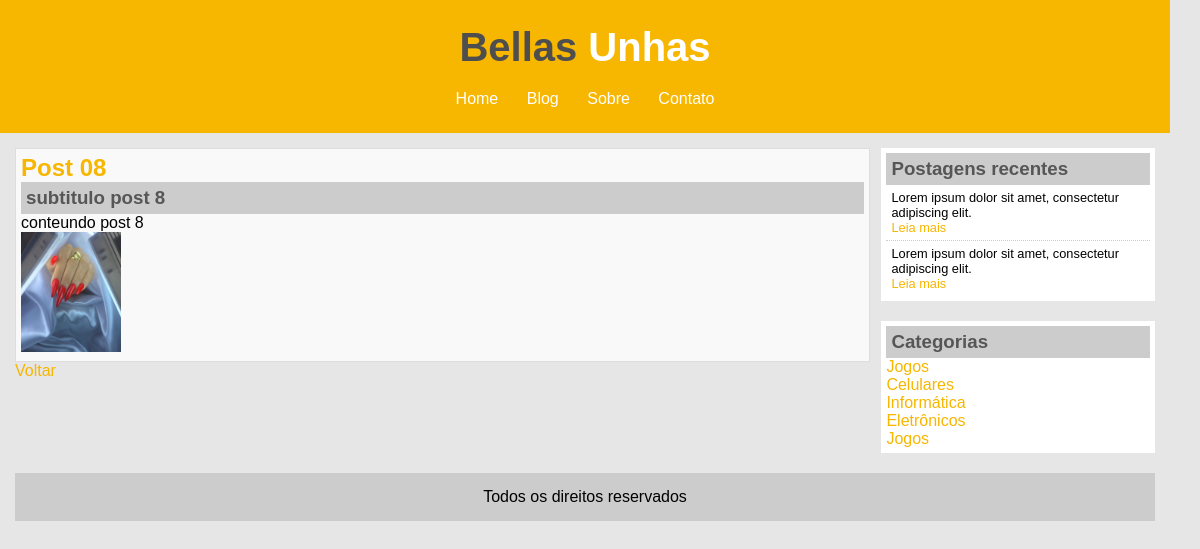
The page /blog/post/8/ on the database its author committed.
### website/models.py (models this page shows, shortened)
class Post(models.Model):
    title = models.CharField(max_length=100)
    sub_title= models.CharField(max_length=200)
    content = models.TextField()
    categories = models.CharField(
        max_length=2,
        choices=Categories.choices,
        default=Categories.GR,
    )
    deleted = models.BooleanField(default=False)
    imagem = models.ImageField(upload_to='posts', null=True, blank=True)
    def full_name(self):
        return self.title + self.sub_title
    full_name.admin_order_field = 'title'

### website/views.py (the view)
# urls.py: path('post/<int:id>/',post_detail, name='post_detail'),
def post_detail(request, id):
      post = Post.objects.get(id=id)
      return render(request, 'post_detail.html',{'post': post})

### website/templates/post_detail.html (shortened to what this page needs)
{% load static %}
<!DOCTYPE html>
<html>
<head>
	<link rel="stylesheet" type="text/css" href="{% static 'assets/css/estilo.css' %}">
</head>
<body>
	<div id="area-cabecalho">
		<div id="area-logo">
			<h1>Bellas <span class="branco"> Unhas</span></h1>
		</div>
		<div id="area-menu">
			<a href="{% url 'home_blog' %}">Home</a>
			<a href="">Blog</a>
			<a href="">Sobre</a>
			<a href="{% url 'contato' %}">Contato</a>
		</div>
	</div>
	<div id="area-principal">
		<div id="area-postagens">
			<div class="postagem">
				<h2>{{post.title}}</h2>
                <h3>{{post.sub_title}}</h3>
				<p> {{ post.content }}</p>
				{% if post.imagem %}
					<img src="{{ post.imagem.url }}" alt="Imagem do post"
						with="100px" height="120px">
					{%elif post.id == 1 %}
						<img width="100px" height="120px"
						src="{% static 'images/imagem8.jpeg' %}">
					{%elif post.id == 2 %}
						<img width="100px" height="120px"
						src="{% static 'images/imagem6.jpeg' %}">
					{%elif post.id == 3 %}
						<img width="100px" height="120px"
						src="{% static 'images/imagem7.jpeg' %}">
					{%elif post.id == 4 %}
						<img width="100px" height="120px"
						src="{% static 'images/imagem9.jpeg' %}">
					{%elif post.id == 5 %}
						<img width="100px" height="120px"
						src="{% static 'images/imagem10.jpeg' %}">
					{%elif post.id == 6 %}
						<img width="100px" height="120px"
						src="{% static 'images/imagem11.jpeg' %}">
					{%elif post.id == 7 %}
						<img width="100px" height="120px"
						src="{% static 'images/imagem12.jpeg' %}">
					{%elif post.id == 8 %}
						<img width="100px" height="120px"
						src="{% static 'images/imagem13.jpeg' %}">
					{%elif post.id == 9 %}
						<img width="100px" height="120px"
						src="{% static 'images/imagem14.jpeg' %}">
					{%elif post.id == 10 %}
						<img width="100px" height="120px"
						src="{% static 'images/imagem15.jpeg' %}">
					{%elif post.id == 11 %}
						<img width="100px" height="120px"
						src="{% static 'images/imagem16.jpeg' %}">
					{%elif post.id == 12 %}
						<img width="100px" height="120px"
						src="{% static 'images/imagem17.jpeg' %}">
					{%elif post.id == 13 %}
						<img width="100px" height="120px"
						src="{% static 'images/imagem18.jpeg' %}">
					{%elif post.id == 14 %}
						<img width="100px" height="120px"
						src="{% static 'images/imagem19.jpeg' %}">
					{%elif post.id == 15 %}
						<img width="100px" height="120px"
						src="{% static 'images/imagem20.jpeg' %}">
					{%elif post.id == 16 %}
						<img width="100px" height="120px"
						src="{% static 'images/imagem21.jpeg' %}">
					{% else %}
					<img width="100px" height="120px"
						src="{% static 'images/imagem8.jpeg' %}">
				{% endif %}
			</div>
			<a href="{% url 'home_blog' %}" class="button">Voltar</a>
		</div>
		<div id="area-lateral">
			<div class="conteudo-lateral">
				<h3>Postagens recentes</h3>
				<div class="postagem-lateral">
					<p>Lorem ipsum dolor sit amet, consectetur adipiscing elit.</p>
					<a href="">Leia mais</a>
				</div>
				<div class="postagem-lateral" style="border-bottom: none;">
					<p>Lorem ipsum dolor sit amet, consectetur adipiscing elit.</p>
					<a href="">Leia mais</a>
				</div>
			</div>
			<div class="conteudo-lateral">
				<h3>Categorias</h3>
				<a href="">Jogos</a><br>
				<a href="">Celulares</a><br>
				<a href="">Informática</a><br>
				<a href="">Eletrônicos</a><br>
				<a href="">Jogos</a><br>
			</div>
		</div>
		<div id="rodape">
			Todos os direitos reservados
		</div>
	</div>
</body>
</html>

### website/static/assets/css/estilo.css (style rules this page uses)
* { margin: 0; padding: 0; }
body { font-size: 1em; font-family: "Trebuchet MS", Helvetica, sans-serif; background: #e6e6e6; }
#area-cabecalho { width: 95%; background-color: #f7b600; padding: 15px; text-align: center; }
#area-logo, #area-menu { padding: 10px; }
#area-principal { width: 95%; margin: 0 auto; padding: 15px; float: left; }
#area-postagens { width: 75%; float: left; }
#area-lateral { width: 24%; float: right; }
.postagem { border: 1px solid #ddd; padding: 05px; background-color: #f9f9f9; }
.conteudo-lateral { background: white; padding: 05px; margin-bottom: 20px; }
.postagem-lateral { font-size: 0.8em; padding: 5px; border-bottom: 1px dotted #CCC; }
#rodape { clear: both; text-align: center; padding: 15px; background: #CCC; }
a { text-decoration: none; }
a:link, a:visited { color: #f7b600; }
#area-cabecalho a:link, #area-cabecalho a:visited { color: #FFF; padding: 8px 12px; }
h1 { color: #4e4e4e; font-size: 2.5em; }
h2 { color: #f7b600; }
h3 { color: #565656; background: #CCC; padding: 5px; }
.branco { color: white; }

### rows shown on the page
Post: title "Post 08", sub_title "subtitulo post 8", content "conteundo post 8"
